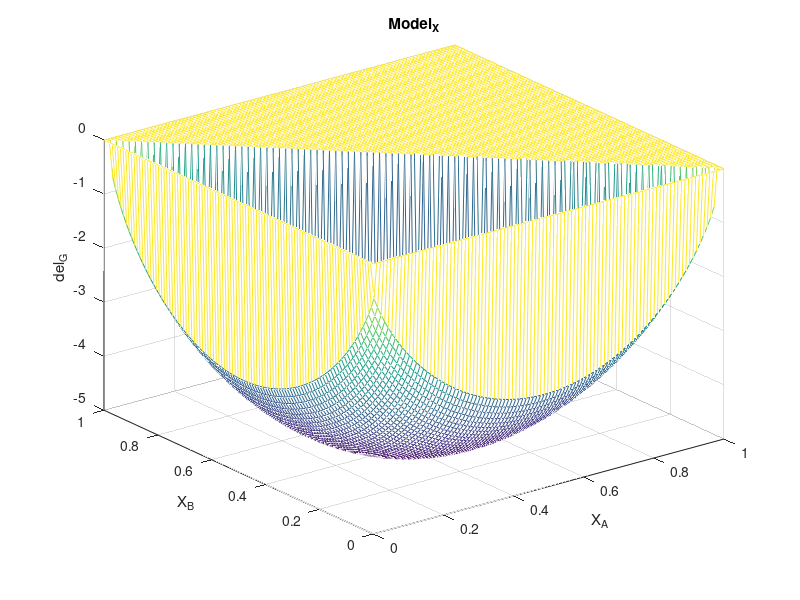

Write MATLAB code to recreate this figure.
% Model in terms of X_A, X_B. Assigned constant values.
% User inputs T constant value in command window when running

% Create constants
z = 1;
w_AB = 1;
w_AC = 1;
w_BC = 1;
R = 1;
T = input ('Enter value for T');
f = 0.1;
a = 0.1;
o_A = 1;
o_B = 1;
o_C =1;
Y_A =0.1;
Y_B = 0.1;
del_H_AC = 1;
del_H_BC = 1;
y_A = 1;
y_B = 1;
y_C = 1;

% Defining x_a and x_b vectors
x_b = linspace(0,1,100);
x_a = linspace(0, 1, 100);

% Grid of points
[X_A,X_B] = meshgrid(x_a,x_b);

% Evaluate points with log condition
del_G = zeros(size(X_A));
for i = 1:numel(X_A)
    if (1-X_A(i) - X_B(i) > 0) && (X_A(i) > 0) && (X_B(i) > 0)
    del_G(i) = (z.*w_AB.*X_A(i).*X_B(i)+z.*w_AC.*X_A(i).* ...
    (1-X_A(i)-X_B(i))+z.* w_BC.*X_B(i).*(1-X_A(i)-X_B(i))+ ...
    R.*T.*(X_A(i).*log(X_A(i))+X_B(i).*log(X_B(i))+(1-X_A(i)-X_B(i)).* ...
    log(1-X_A(i)-X_B(i)))).*(1-f)...
    +(a.*z.*w_AB.*Y_A.*Y_B+a.*z.*w_AC.*Y_A.*(1-Y_A-Y_B)+ ...
    a.*z.*w_BC.*Y_B*(1-Y_A-Y_B)+o_A.*y_A.*Y_A+ ...
    o_B.*y_B.*Y_B+o_C.*y_C.*(1-Y_A-Y_B)+del_H_AC.*Y_A+del_H_BC.*Y_B+ ...
    R.*T.*(Y_A.*log(Y_A)+Y_B.*log(Y_B)+(1-Y_A-Y_B).*log(1-Y_A-Y_B))).*(f);
    end
end

figure
mesh(X_A,X_B,del_G)
xlabel('X_A')
ylabel('X_B')
zlabel('del_G')
grid on
title('Model_X')







